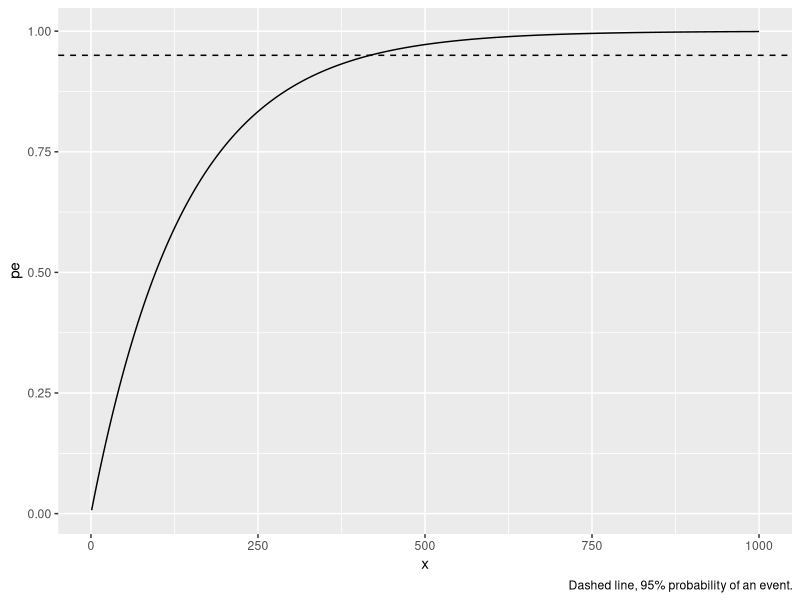
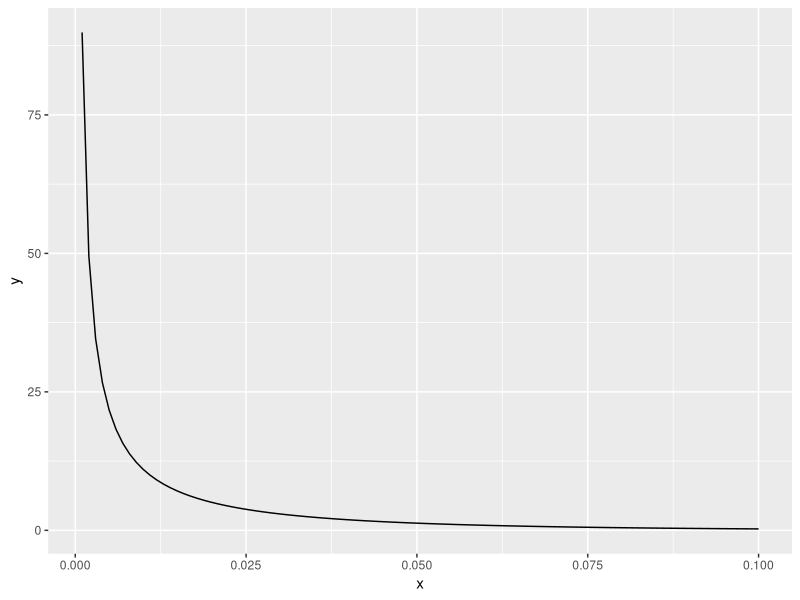
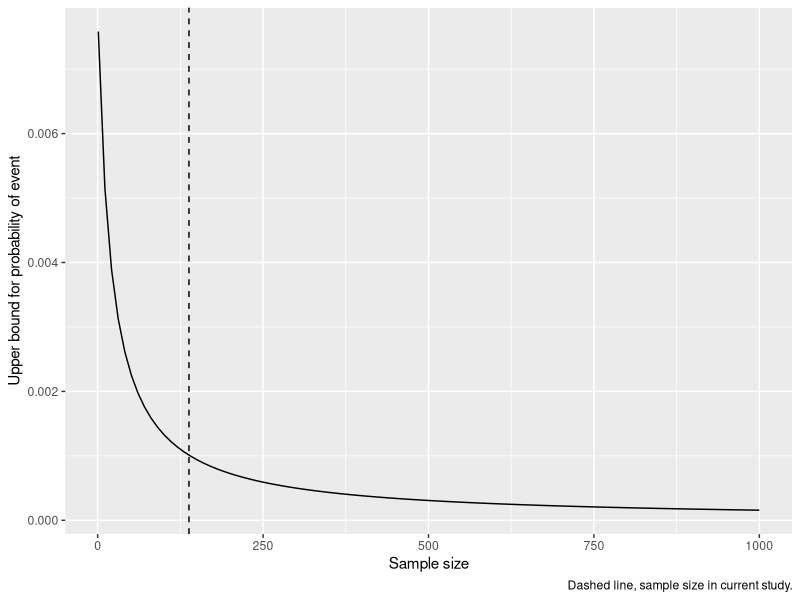

Generate these figures, in order, with R:
#' ---
#' title: "Prevalence of HTLVI/II infection in Estonian population: modeling zero events"
#' author: "Taavi Päll"
#' output: github_document
#' ---
#' 

#' ## Load libraries.
#+
library(dplyr)
library(ggplot2)

#' ## Rule of three (is next to useless)
#' "... concluded by Ludbrook and Lew (2009) "rule of threes" is "next to useless" and "rule of 3.6" (and 3.7) "have serious limitations – they are grossly inaccurate if the initial sample size is less than 50" and they do not recommend methods (3)-(6), suggesting rather to use proper Bayesian estimators (see below)."
#' citation from https://stats.stackexchange.com/questions/134380/how-to-tell-the-probability-of-failure-if-there-were-no-failures

#' 
#' ### Laplace's rule of succession  
#' 
#' The rule of succession states that the estimated probability of event is (F + 1)/(N + 2). 
#' Where F is the number of events.   
#+
F <- 0
N <- 138
p <- (F + 1) / (N + 2)
x <- 1:1000
pe <- 1 - pbinom(0, size = x, prob = p)
ggplot(tibble(x, pe)) +
    geom_line(aes(x, pe, group = 1)) +
    geom_hline(yintercept = 0.95, linetype = "dashed") +
    labs(caption = "Dashed line, 95% probability of an event.")


#' Sample size at 95% probability of an event.
#+
x[near(0.95, pe, tol = 0.0001)]

#' ## Empirical Bayesian estimator   
#' 
#' If we use beta prior with parameters a and b we can use formula (see Razzaghi, 2002):
#' Razzaghi, M. (2002). On the estimation of binomial success probability with zero occurrence in sample. Journal of Modern Applied Statistical Methods, 1(2), 41. http://digitalcommons.wayne.edu/cgi/viewcontent.cgi?article=1673&context=jmasm     

#' Empirical Bayes updating function. Basu et al (1996) recommends a / (a + b + n) with informative prior, when some a priori knowledge is available. 
#+
eb_estimate <- function(x, a, b) {
    a / (a + b + x)
}

#' ### Prior frequencies
#' 
#' Known prior frequencies of HTLVI/II positive subjects in different subpopulations.
#' Blood donors.
bd <- 2 / 1e6
#' Sweden general population.
sw <- 0.2 / 1e5
#' Our data.
we <- list(pos = 0, ntry = 138)
#' IVF patients.
ivf <- 2.3 / 1e4
#' Injecting drug users.
idu <- 3.2 / 100

#' ### Prior parameters
#' 
#' Estimate parameters for prior from beta distribution.
#+ warning=FALSE
obs <- c(bd, sw, ivf, idu)
values <- sample(obs, 1000, replace = TRUE)
m <- MASS::fitdistr(values, dbeta, start = list(shape1 = 1, shape2 = 10))

#' Estimated shape parameters.
#+
coef(m)
alpha0 <- m$estimate[1]
beta0 <- m$estimate[2]

#' Plot prior distribution.
#+
bfun <- function(x) dbeta(x, alpha0, beta0)
ggplot(data = tibble(x = 0), mapping = aes(x = x)) + 
    stat_function(fun = bfun) + 
    xlim(0.001, 0.1)

#' Estimate upper bound for range of sample sizes.
#+
ggplot(data = tibble(x = 0), mapping = aes(x = x)) + 
    stat_function(fun = eb_estimate, args = list(a = alpha0, b = beta0)) + 
    xlim(1, 1000) +
    geom_vline(xintercept = 138, linetype = "dashed") +
    labs(y = "Upper bound for probability of event",
         x = "Sample size",
         caption = "Dashed line, sample size in current study.")
